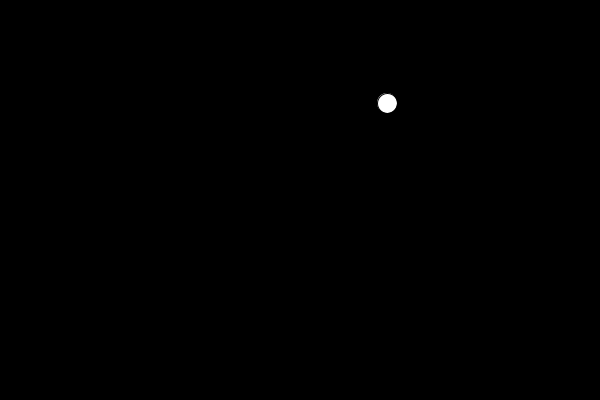
Frame 1 (no input)
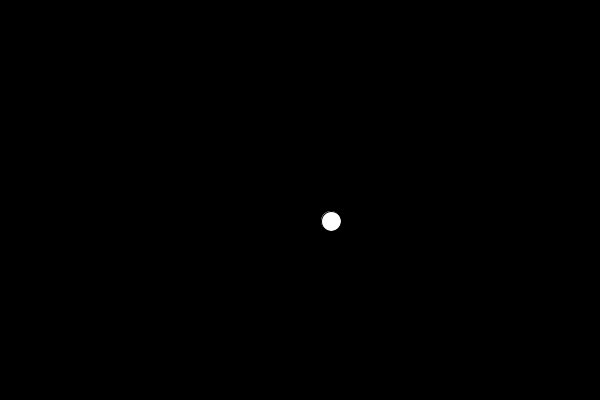
Frame 60 (the mouse pressed at the canvas centre just before this capture)
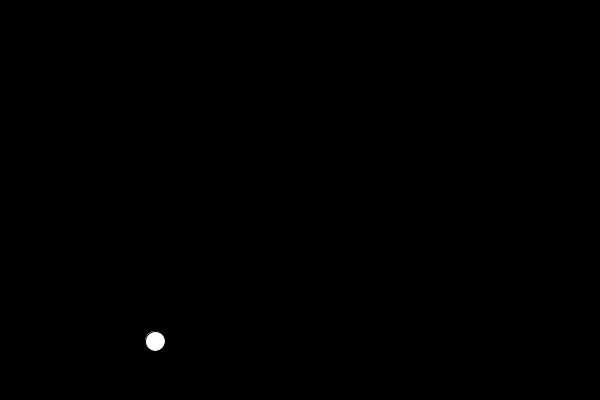
Frame 120 (the mouse held since frame 60 and released just before this capture)

The Processing sketch that drew these frames (run headless with seeded random() and noise(); from frame 60 on, the mouse is pressed at the canvas centre):

// Processing sketch: processing_119033
// ── processing_119033.pde

int x;
int vx;

int y;
int vy;

int r;


void setup()
{
  background(0);
  size(600,400);
  
  //declaramos valores iniciales para x,y
  x=int(random(0,width));
  y=int(random(0,height));
  
  //declaramos que la velocidad sea random
  vx=int(random(1,9));
  vy=int(random(1,9));
  
  r=20;
  
}

void draw()
{
  //ponemos background para que la pelota se vaya viendo
  background(0);
 
  //escribimos ecuación de la elipse
  ellipse(x,y,r,r);
  
  //establecemos rebote X
  if((x<10)||(x>width-10)) {
  vx=-vx;
  }
  
  x=x+vx;
  
  //establecemos rebote Y
  if((y<10)||(y>height-10)) {  
  vy=-vy;
  }
  
  y=y+vy;
}
